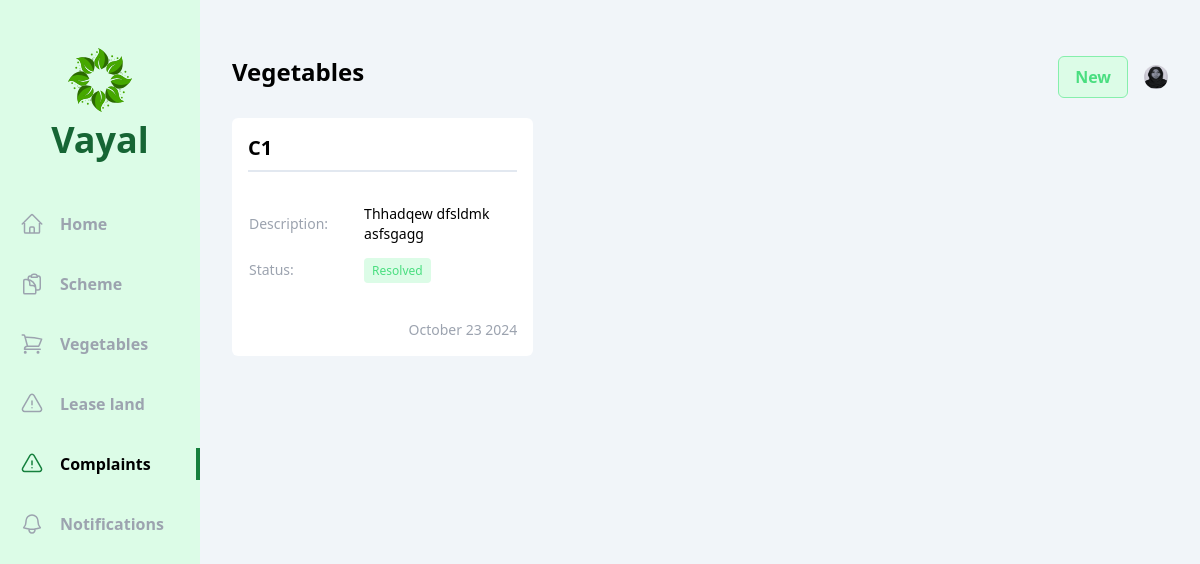
Page /user/complaints/ (signed in) on the earlier database version.
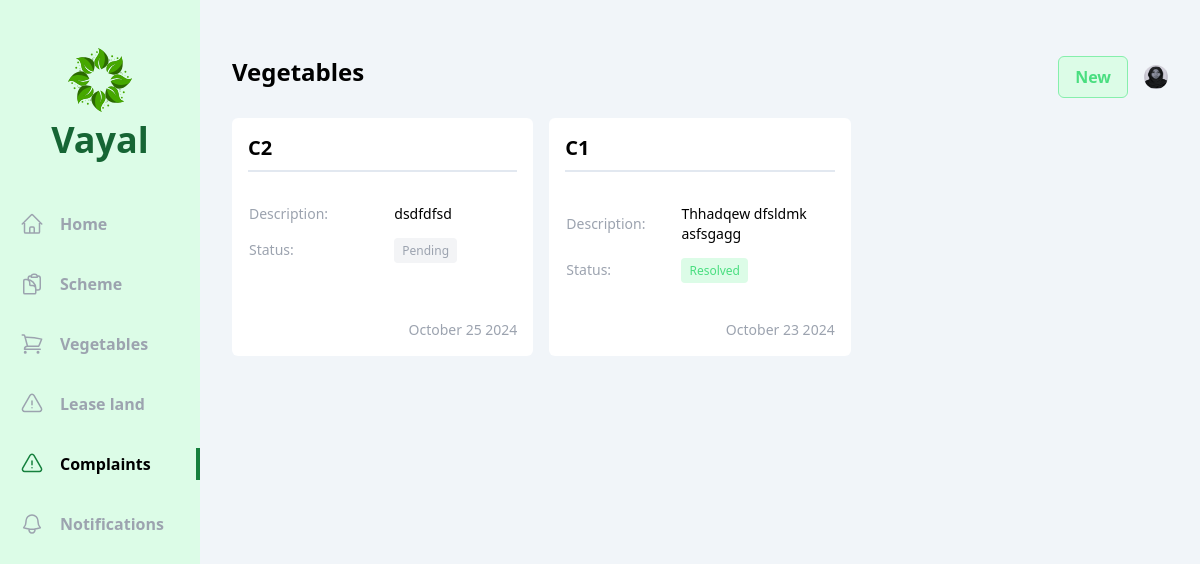
Same page on the later database version.
### officer/models.py (models this page shows, shortened)
class Complaint(models.Model):
    vayal_user = models.ForeignKey(Vayal_User, on_delete=models.CASCADE)
    title = models.CharField(max_length=150)
    description = models.TextField()
    created_at = models.DateTimeField(auto_now_add=True)
    status = models.CharField(max_length=50, choices=complaint_status, default='Pending')

### vayal_user/views/complaint.py (the view)
# urls.py: path('complaints/',complaint.index, name='complaints'),
def index(request):
    vayal_user = Vayal_User.objects.get(account=request.user)
    complaints = Complaint.objects.filter(vayal_user=vayal_user).order_by('-id')
    context = {
        'complaints': complaints,
        'vayal_user': vayal_user,
    }
    return render(request,'vayal_user/complaint/index.html', context)

### vayal_user/templates/vayal_user/complaint/index.html (shortened to what the changed rows need)
{% extends 'base.html' %}
{% block content %}
<div class="flex  bg-slate-100">
    <div class="w-2/12 bg-green-100 flex flex-col items-center pb-10">
        <div class="my-12 flex flex-col gap-2 justify-center items-center">
            <h1 class="text-4xl font-bold text-green-800 ">Vayal</h1>
        </div>
      </div>
      <div class="w-10/12 h-screen overflow-y-auto px-8 py-14">
        <div class="flex justify-between mb-5">
          <h1 class="text-2xl font-bold">Vegetables</h1>
      </div>
        <div class="grid grid-cols-3 gap-x-4 gap-y-8">
            {% for complaint in complaints %}
                <div class="flex flex-col bg-white p-4 rounded-md gap-2">
                    <span class="text-xl font-bold mb-4 pb-2 border-b-2 border-slate-200">{{ complaint.title }}</span>
                    <table class="table-auto text-sm text-left mb-4">
                        <tr>
                            <th scope="col" class="font-bold text-md text-gray-400 font-medium pr-3 py-2">Description:</th>
                            <td scope="col" class="px-6 py-2">{{ complaint.description }}</td>
                        </tr>
                        <tr>
                            <th scope="col" class="font-bold text-md text-gray-400 font-medium pr-3 py-2">Status:</th>
                            <td scope="col" class="px-6 py-2">
                                {% if complaint.status == 'Resolved' %}
                                <span class="bg-green-100 text-green-400 px-2 py-1 text-xs rounded">{{ complaint.status }}</span>
                                {% else %}
                                    <span class="bg-gray-100 text-gray-400 px-2 py-1 text-xs rounded">{{ complaint.status }}</span>
                                {% endif %}
                            </td>
                        </tr>
                    </table>
                    <div class="h-full">
                    </div>
                    <div class="flex justify-end">
                        <span class="text-sm text-gray-400">{{ complaint.created_at | date:"F d Y" }}</span>
                    </div>
                </div>
            {% endfor %}
        </div>
    </div>
</div>
{% endblock content %}

Differences in the rows shown:
added Complaint: title "C2", description "dsdfdfsd", status "Pending", created_at "October 25 2024"
